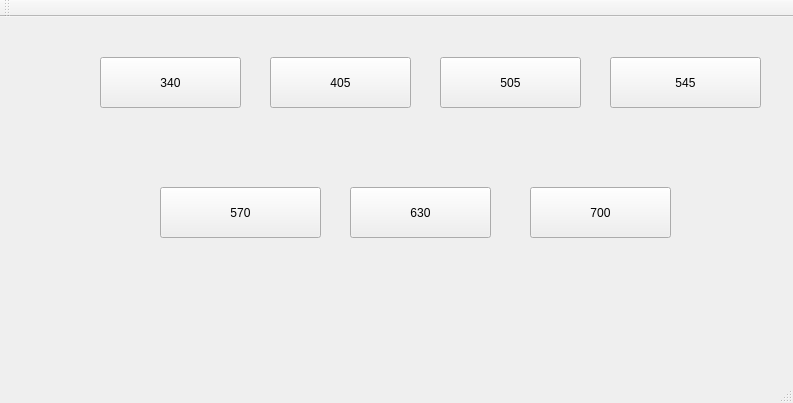
<?xml version="1.0" encoding="UTF-8"?>
<ui version="4.0">
 <class>MainWindow</class>
 <widget class="QMainWindow" name="MainWindow">
  <property name="geometry">
   <rect>
    <x>0</x>
    <y>0</y>
    <width>793</width>
    <height>403</height>
   </rect>
  </property>
  <property name="windowTitle">
   <string>MainWindow</string>
  </property>
  <widget class="QWidget" name="centralWidget">
   <widget class="QPushButton" name="pushButton">
    <property name="geometry">
     <rect>
      <x>100</x>
      <y>40</y>
      <width>141</width>
      <height>51</height>
     </rect>
    </property>
    <property name="text">
     <string>340</string>
    </property>
   </widget>
   <widget class="QPushButton" name="pushButton_2">
    <property name="geometry">
     <rect>
      <x>270</x>
      <y>40</y>
      <width>141</width>
      <height>51</height>
     </rect>
    </property>
    <property name="text">
     <string>405</string>
    </property>
   </widget>
   <widget class="QPushButton" name="pushButton_3">
    <property name="geometry">
     <rect>
      <x>440</x>
      <y>40</y>
      <width>141</width>
      <height>51</height>
     </rect>
    </property>
    <property name="text">
     <string>505</string>
    </property>
   </widget>
   <widget class="QPushButton" name="pushButton_4">
    <property name="geometry">
     <rect>
      <x>610</x>
      <y>40</y>
      <width>151</width>
      <height>51</height>
     </rect>
    </property>
    <property name="text">
     <string>545</string>
    </property>
   </widget>
   <widget class="QPushButton" name="pushButton_5">
    <property name="geometry">
     <rect>
      <x>160</x>
      <y>170</y>
      <width>161</width>
      <height>51</height>
     </rect>
    </property>
    <property name="text">
     <string>570</string>
    </property>
   </widget>
   <widget class="QPushButton" name="pushButton_6">
    <property name="geometry">
     <rect>
      <x>350</x>
      <y>170</y>
      <width>141</width>
      <height>51</height>
     </rect>
    </property>
    <property name="text">
     <string>630</string>
    </property>
   </widget>
   <widget class="QPushButton" name="pushButton_7">
    <property name="geometry">
     <rect>
      <x>530</x>
      <y>170</y>
      <width>141</width>
      <height>51</height>
     </rect>
    </property>
    <property name="text">
     <string>700</string>
    </property>
   </widget>
  </widget>
  <widget class="QMenuBar" name="menuBar">
   <property name="geometry">
    <rect>
     <x>0</x>
     <y>0</y>
     <width>793</width>
     <height>22</height>
    </rect>
   </property>
  </widget>
  <widget class="QToolBar" name="mainToolBar">
   <attribute name="toolBarArea">
    <enum>TopToolBarArea</enum>
   </attribute>
   <attribute name="toolBarBreak">
    <bool>false</bool>
   </attribute>
  </widget>
  <widget class="QStatusBar" name="statusBar"/>
 </widget>
 <layoutdefault spacing="6" margin="11"/>
 <resources/>
 <connections/>
</ui>
